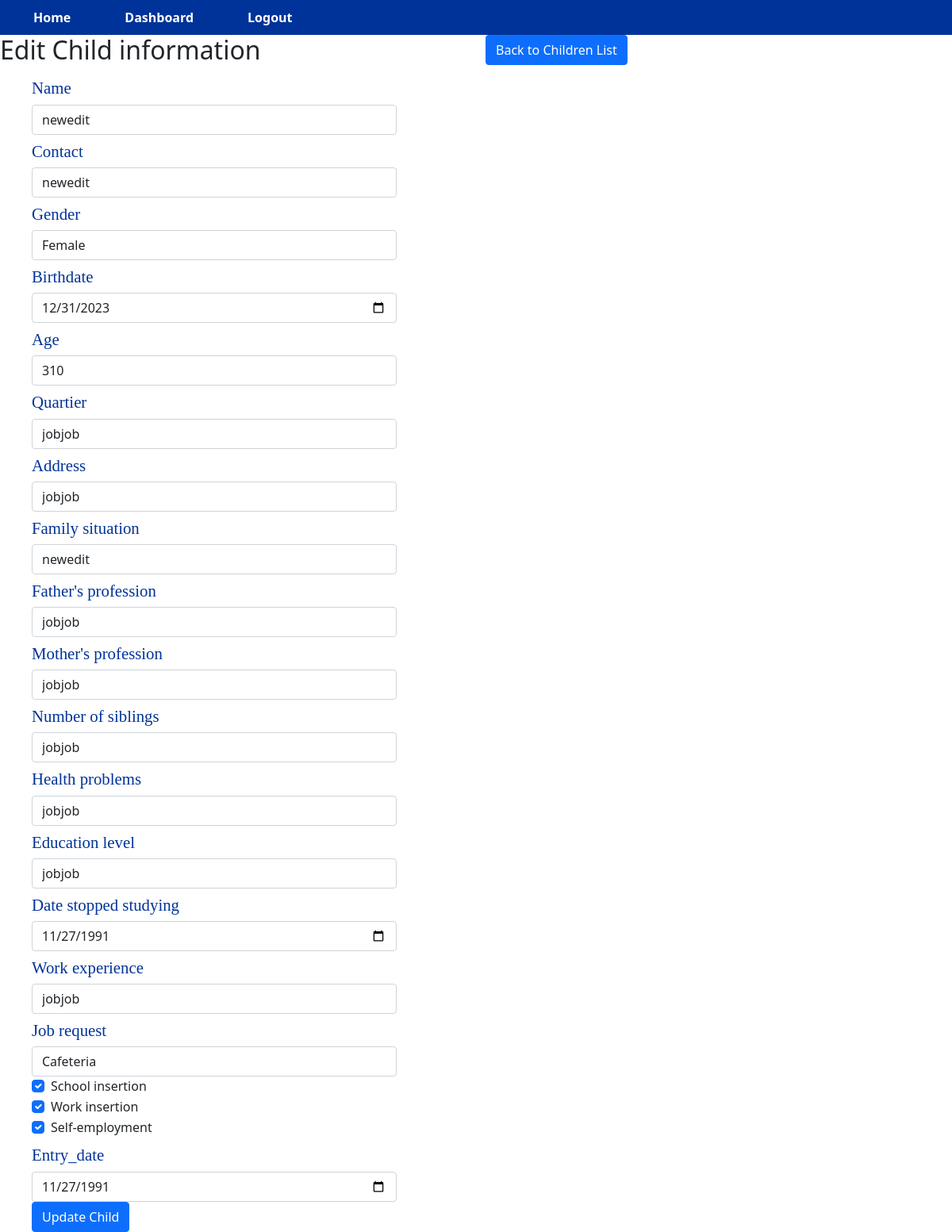
Before: /edit_child/24 (signed in) with the older database file.
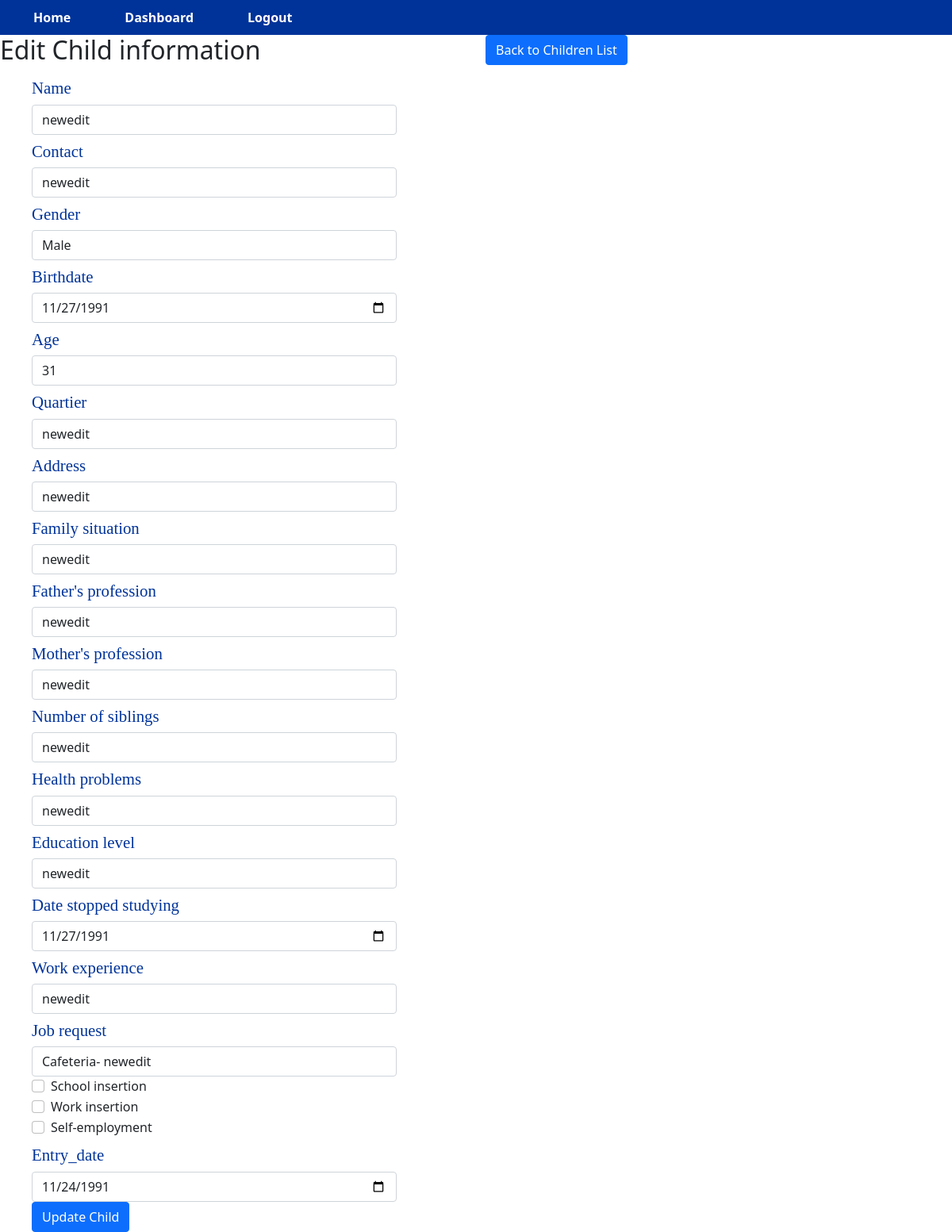
After: the same page with the newer database file.
### app.py (models this page shows)
class Children(db.Model, UserMixin):
    id = db.Column(db.Integer, primary_key=True)
    name = db.Column(db.String(100), nullable=False)
    contact = db.Column(db.String(20), nullable=True)
    sex = db.Column(db.String(10), nullable=False)
    Date_naissance = db.Column(db.Date, nullable=False)
    age = db.Column(db.Integer, nullable=False)
    Quartier = db.Column(db.String(100), nullable=False)
    Adresse = db.Column(db.String(100), nullable=False)
    situation_familliale = db.Column(db.String(100), nullable=True)
    Fonction_pere = db.Column(db.String(100), nullable=True)
    Fonction_mere = db.Column(db.String(100), nullable=True)
    Fraterie = db.Column(db.String(100), nullable=True)
    Problemes_sante = db.Column(db.String(100), nullable=True)
    Niveau_scolaire = db.Column(db.String(100), nullable=True)
    date_arret_etudes = db.Column(db.Date, nullable=True)
    Experience_professionnelle = db.Column(db.String(100), nullable=True)
    Demande = db.Column(db.String(100), nullable=True)
    Insertion_scolaire = db.Column(db.Boolean, default=False, nullable=True)
    Insertion_salariale = db.Column(db.Boolean, default=False, nullable=True)
    Auto_emploi = db.Column(db.Boolean, default=False, nullable=True)
    Entry_date = db.Column(db.Date, nullable=False)
    parent_id = db.Column(db.Integer, db.ForeignKey('user.id'))

### app.py (the view)
@app.route('/edit_child/<int:id>', methods=['GET', 'POST'])
@manager_role_required
@login_required
def edit_child(id):
    child = Children.query.get(id)
    if child is None:
        flash('Child not found.', 'danger')
        return redirect(url_for('view_children'))
    form = AddChildForm(obj=child)
    if form.validate_on_submit():
        form.populate_obj(child)
        db.session.commit()
        flash('Child updated successfully.', 'success')
        return redirect(url_for('view_children'))
    else:
        form.name.data = child.name
        form.contact.data = child.contact
        form.sex.data = child.sex
        form.Date_naissance.data = child.Date_naissance
        form.age.data = child.age
        form.Quartier.data = child.Quartier
        form.Adresse.data = child.Adresse
        form.situation_familliale.data = child.situation_familliale
        form.Fonction_pere.data = child.Fonction_pere
        form.Fonction_mere.data = child.Fonction_mere
        form.Fraterie.data = child.Fraterie
        form.Problemes_sante.data = child.Problemes_sante
        form.Niveau_scolaire.data = child.Niveau_scolaire
        form.date_arret_etudes.data = child.date_arret_etudes
        form.Experience_professionnelle.data = child.Experience_professionnelle
        form.Demande.data = child.Demande
        form.Insertion_scolaire.data = child.Insertion_scolaire
        form.Insertion_salariale.data = child.Insertion_salariale
        form.Auto_emploi.data = child.Auto_emploi
        form.Entry_date.data = child.Entry_date
    return render_template('edit_child.html', form=form, child=child)

### app.py (called while the page is built)
@login_manager.user_loader
def load_user(id):
    with app.app_context():
        return User.query.get(int(id))

def manager_role_required(func):
    @wraps(func)
    @login_required
    def decorated_view(*args, **kwargs):
        if 'manager' not in [r.name for r in current_user.roles]:
            return app.login_manager.unauthorized()
        return func(*args, **kwargs)
    return decorated_view

### templates/edit_child.html (shortened to what this page needs)
{% extends 'base.html' %}
{% block page_content %}
<div class="row">
  <div class="col-md-6">
    <h2>Edit Child information</h2>
  </div>
  <div class="col-md-6 text-right">
    <a href="{{ url_for('view_children') }}" class="btn btn-primary">Back to Children List</a>
  </div>
</div>
<form method="POST" class="custom-form">
  <div class="form-group">
    <label for="{{ form.name.id }}" class="label-edit">{{ form.name.label }}</label>
    {{ form.name(class_="form-control") }}
  </div>
  <div class="form-group">
    <label for="{{ form.contact.id }}" class="label-edit">{{ form.contact.label }}</label>
    {{ form.contact(class_="form-control") }}
  </div>
  <div class="form-group">
    <label for="{{ form.sex.id }}" class="label-edit">{{ form.sex.label }}</label>
    {{ form.sex(class_="form-control") }}
  </div>
  <div class="form-group">
    <label for="{{ form.Date_naissance.id }}" class="label-edit">{{ form.Date_naissance.label }}</label>
    {{ form.Date_naissance(class_="form-control") }}
  </div>
  <div class="form-group">
    <label for="{{ form.age.id }}" class="label-edit">{{ form.age.label }}</label>
    {{ form.age(class_="form-control") }}
  </div>
  <div class="form-group">
    <label for="{{ form.Quartier.id }}" class="label-edit">{{ form.Quartier.label }}</label>
    {{ form.Quartier(class_="form-control") }}
  </div>
  <div class="form-group">
    <label for="{{ form.Adresse.id }}" class="label-edit">{{ form.Adresse.label }}</label>
    {{ form.Adresse(class_="form-control") }}
  </div>
  <div class="form-group">
    <label for="{{ form.situation_familliale.id }}" class="label-edit">{{ form.situation_familliale.label }}</label>
    {{ form.situation_familliale(class_="form-control") }}
  </div>
  <div class="form-group">
    <label for="{{ form.Fonction_pere.id }}" class="label-edit">{{ form.Fonction_pere.label }}</label>
    {{ form.Fonction_pere(class_="form-control") }}
  </div>
  <div class="form-group">
    <label for="{{ form.Fonction_mere.id }}" class="label-edit">{{ form.Fonction_mere.label }}</label>
    {{ form.Fonction_mere(class_="form-control") }}
  </div>
  <div class="form-group">
    <label for="{{ form.Fraterie.id }}" class="label-edit">{{ form.Fraterie.label }}</label>
    {{ form.Fraterie(class_="form-control") }}
  </div>
  <div class="form-group">
    <label for="{{ form.Problemes_sante.id }}" class="label-edit">{{ form.Problemes_sante.label }}</label>
    {{ form.Problemes_sante(class_="form-control") }}
  </div>
  <div class="form-group">
    <label for="{{ form.Niveau_scolaire.id }}" class="label-edit">{{ form.Niveau_scolaire.label }}</label>
    {{ form.Niveau_scolaire(class_="form-control") }}
  </div>
  <div class="form-group">
    <label for="{{ form.date_arret_etudes.id }}" class="label-edit">{{ form.date_arret_etudes.label }}</label>
    {{ form.date_arret_etudes(class_="form-control") }}
  </div>
  <div class="form-group">
    <label for="{{ form.Experience_professionnelle.id }}" class="label-edit">{{ form.Experience_professionnelle.label }}</label>
{{ form.Experience_professionnelle(class_="form-control") }}
  </div>
  <div class="form-group">
    <label for="{{ form.Demande.id }}" class="label-edit">{{ form.Demande.label }}</label>
    {{ form.Demande(class_="form-control") }}
  </div>
  <div class="form-group">
    <div class="form-check form-check-inline">
      {{ form.Insertion_scolaire(class_="form-check-input") }}
      <label for="{{ form.Insertion_scolaire.id }}" class="form-check-label">{{ form.Insertion_scolaire.label }}</label>
    </div>
  </div>
  <div class="form-group">
    <div class="form-check form-check-inline">
      {{ form.Insertion_salariale(class_="form-check-input") }}
      <label for="{{ form.Insertion_salariale.id }}" class="form-check-label">{{ form.Insertion_salariale.label }}</label>
    </div>
  </div>
  <div class="form-group">
    <div class="form-check form-check-inline">
      {{ form.Auto_emploi(class_="form-check-input") }}
      <label for="{{ form.Auto_emploi.id }}" class="form-check-label">{{ form.Auto_emploi.label }}</label>
    </div>
  </div>
  <div class="form-group">
    <label for="{{ form.Entry_date.id }}" class="label-edit">{{ form.Entry_date.label }}</label>
    {{ form.Entry_date(class_="form-control") }}
  </div>
<button type="submit" class="btn btn-primary">Update Child</button>
</form>
{% endblock %}

### templates/base.html (shortened to what this page needs)
{% extends 'bootstrap/base.html' %}

### templates/bootstrap/base.html (shortened to what this page needs)
<!DOCTYPE html>
<html lang="en">
<head>
    <link rel="stylesheet" href="https://cdnjs.cloudflare.com/ajax/libs/jqueryui/1.12.1/jquery-ui.min.css">
  <link rel="stylesheet" href="https://cdn.jsdelivr.net/npm/bootstrap@5.1.3/dist/css/bootstrap.min.css">
  <link rel="stylesheet" type="text/css" href="{{ url_for('static', filename='css/styles.css') }}">
  <link href="https://maxcdn.bootstrapcdn.com/bootstrap/5.0.0-alpha1/css/bootstrap.min.css" rel="stylesheet">
</head>
<body class="{% block body_class %}{% endblock %}">
  <nav>
    <ul>
      <li><a href="{{ url_for('home') }}">Home</a></li>
      <li><a href="{{ url_for('dashboard') }}">Dashboard</a></li>
      {% if current_user.is_authenticated %}
        <li><a href="{{ url_for('logout') }}">Logout</a></li>
      {% else %}
        <li><a href="{{ url_for('login') }}">Login</a></li>
      {% endif %}
    </ul>
  </nav>
  <main>
    {% block page_content %}{% endblock %}
  </main>
</body>
</html>

### static/css/styles.css (style rules this page uses)
nav { background-color: #003399; color: white; display: flex; justify-content: space-between; align-items: center; padding: 10px; }
nav ul { display: flex; list-style: none; margin: 0; padding: 0; }
nav ul li { margin-right: 20px; }
nav ul li:last-child { margin-right: 0; }
nav ul li a { color: white; text-decoration: none; font-weight: bold; }
ul { list-style: none; display: flex; justify-content: center; align-items: center; }
li { margin: 0 1rem; }
.row { margin-right: 15px; margin-left: 15px; }
a { text-decoration: none; color: #ffffff; padding: 0.5rem 1rem; border-radius: 0.5rem; transition: background-color 0.3s ease; }
.custom-form { max-width: 500px; padding-left: 40px; }
.label-edit { color: #003399; padding-bottom: 5px; font-size: 1.3rem; font-family: 'Times New Roman', Times, serif; padding-top: 5px; }

Changed rows visible on the page:
changed Children "newedit": sex "Female" → "Male"; Date_naissance "12/31/2023" → "11/27/1991"; age "310" → "31"; Quartier "jobjob" → "newedit"; Adresse "jobjob" → "newedit"; Fonction_pere "jobjob" → "newedit"; Fonction_mere "jobjob" → "newedit"; Fraterie "jobjob" → "newedit"; Problemes_sante "jobjob" → "newedit"; Niveau_scolaire "jobjob" → "newedit"; Experience_professionnelle "jobjob" → "newedit"; Demande "Cafeteria" → "Cafeteria- newedit"; Insertion_scolaire "☑" → "☐"; Insertion_salariale "☑" → "☐"; Auto_emploi "☑" → "☐"; Entry_date "11/27/1991" → "11/24/1991"
